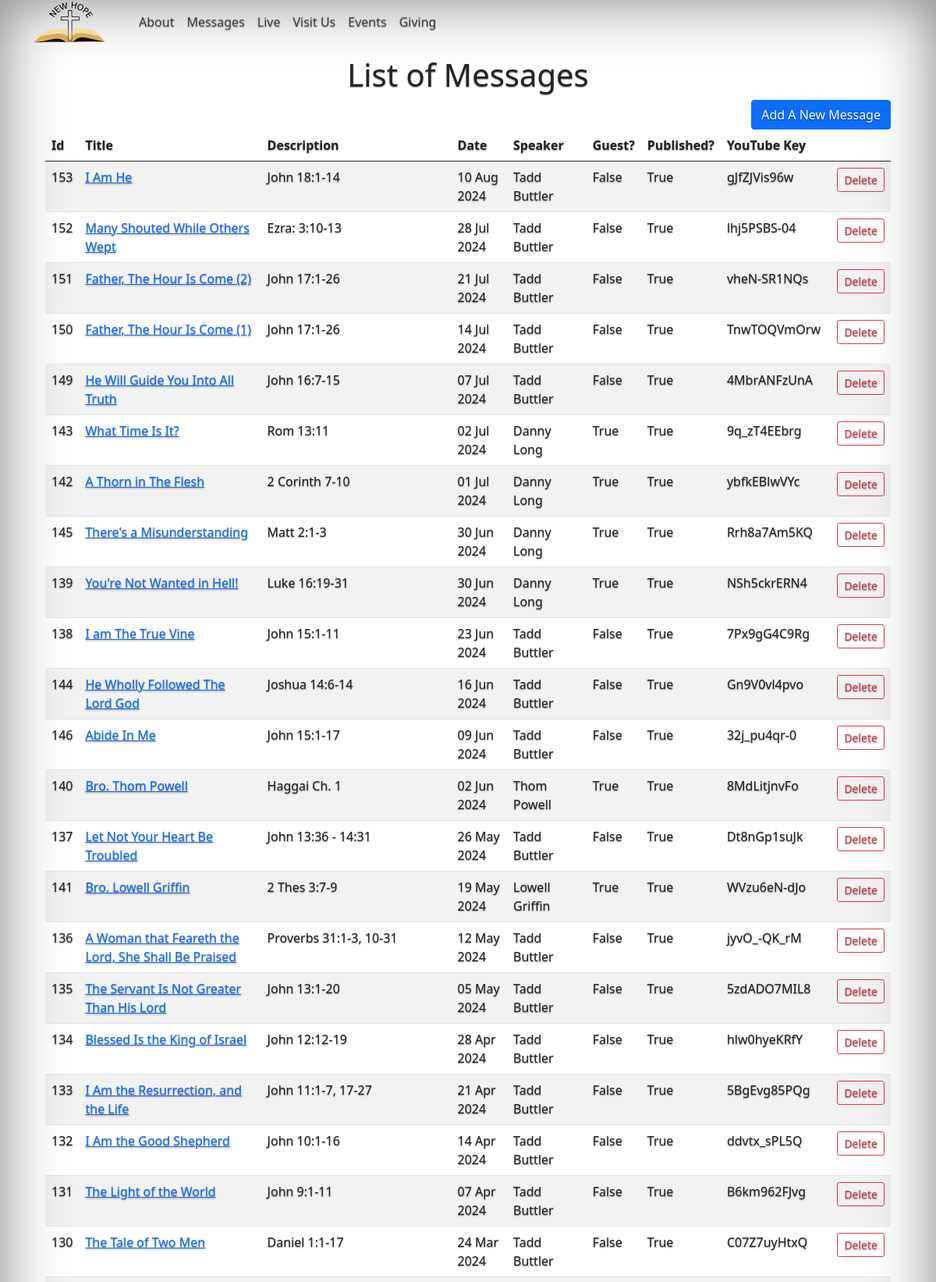
The app's page /list-messages (upper part) with its own data.
### app/models.py (models this page shows, shortened)
class VideoMessage(db.Model):
    id = db.Column(db.Integer, primary_key=True)
    title = db.Column(db.String(128))
    description = db.Column(db.String(256))
    timestamp = db.Column(db.DateTime, index=True, default=datetime.utcnow)
    youtube_id = db.Column(db.String(256), unique=True)
    speaker_id = db.Column(db.Integer, db.ForeignKey('speaker.id'))
    is_published = db.Column(db.Boolean)

### app/routes.py (the view)
@app.route('/list-messages', methods=['GET'])
def list_messages():
    pageModel.messages = GetMessages()
    return render_template('list_messages.html', model = pageModel)

### app/routes.py (called while the page is built)
def MapMessage(sequence: int, message: VideoMessage, image: Image) -> Message:
    result = Message(message.id)
    result.title = message.title
    result.timestamp = message.timestamp
    result.description = message.description
    result.youtube_id = message.youtube_id
    result.speaker_id = message.speaker_id
    result.speaker = f'{message.speaker.first_name} {message.speaker.last_name}'
    result.speaker_is_guest = message.speaker.is_guest
    result.speaker_icon_file_name = message.speaker.icon_file_name
    result.is_published = message.is_published
    result.sequence = sequence
    if bool(image):
        result.image_file = image.filename
        result.image_description = image.description
    return result

def GetMessages(count: int = 0, includeImages: bool = False):
    messages = []
    imageList = []
    if bool(count):
        messageList = VideoMessage.query.order_by(VideoMessage.timestamp.desc()).limit(count).all()
    else:
        messageList = VideoMessage.query.order_by(VideoMessage.timestamp.desc()).all()
    if includeImages:
        imageList = GetImages()
    index = 0
    numOfImages = len(imageList)
    app.logger.info(f'{len(messageList)} video message were retrieved to display.')
    for message in messageList:
        messages.append(MapMessage(
            index,
            message,
            None if index >= numOfImages else imageList[index])) # Add a default image?
        index = index + 1
    return messages

### app/templates/list_messages.html (shortened to what this page needs)
{% extends "base.html" %}
{% block content %}
<div class="row p-3 rounded">
    <div class="col-12">
        <h1 style="text-align: center;">List of Messages</h1>
        <div style="text-align: right;"><a href="{{ url_for('add_message')}}" class="btn btn-primary">Add A New Message</a></div>
        <div class="table-responsive">
        <table id="message-table" class="table table-striped table-hover">
            <thead>
                <th>Id</th>
                <th>Title</th>
                <th>Description</th>
                <th>Date</th>
                <th>Speaker</th>
                <th>Guest?</th>
                <th>Published?</th>
                <th>YouTube Key</th>
                <th></th>
            </thead>
            <tbody>
                {% for message in model.messages %}
                <tr>
                <td>{{ message.id }}</td>
                <td><a href="{{ url_for('update_message', id=message.id) }}">{{ message.title }}</a></td>
                <td>{{ message.description }}</td>
                <td>{{ message.timestamp.strftime('%d %b %Y') }}</td>
                <td>{{ message.speaker }}</td>
                <td>{{ message.speaker_is_guest }}</td>
                <td>{{ message.is_published }}</td>
                <td>{{ message.youtube_id }}</td>
                <td><a href="#" data-url="{{ url_for('delete_message', id=message.youtube_id) }}" data-title="{{ message.title }}" data-date="{{ message.timestamp.strftime('%d %b %Y') }}" class="btn btn-outline-danger btn-sm msg-delete" data-bs-toggle="modal" data-bs-target="#staticBackdrop">Delete</a></td>
                </tr>
                {% endfor %}
            </tbody>
        </table>
        </div>
    </div>
</div>
{% endblock %}

### records on screen
VideoMessage: title "I Am He", description "John 18:1-14", timestamp "10 Aug 2024", youtube_id "gJfZJVis96w"
VideoMessage: title "Many Shouted While Others Wept", description "Ezra: 3:10-13", timestamp "28 Jul 2024", youtube_id "lhj5PSBS-04"
VideoMessage: title "Father, The Hour Is Come (2)", description "John 17:1-26", timestamp "21 Jul 2024", youtube_id "vheN-SR1NQs"
VideoMessage: title "Father, The Hour Is Come (1)", description "John 17:1-26", timestamp "14 Jul 2024", youtube_id "TnwTOQVmOrw"
VideoMessage: title "He Will Guide You Into All Truth", description "John 16:7-15", timestamp "07 Jul 2024", youtube_id "4MbrANFzUnA"
VideoMessage: title "What Time Is It?", description "Rom 13:11", timestamp "02 Jul 2024", youtube_id "9q_zT4EEbrg"
VideoMessage: title "A Thorn in The Flesh", description "2 Corinth 7-10", timestamp "01 Jul 2024", youtube_id "ybfkEBlwVYc"
VideoMessage: title "There's a Misunderstanding", description "Matt 2:1-3", timestamp "30 Jun 2024", youtube_id "Rrh8a7Am5KQ"
VideoMessage: title "You're Not Wanted in Hell!", description "Luke 16:19-31", timestamp "30 Jun 2024", youtube_id "NSh5ckrERN4"
VideoMessage: title "I am The True Vine", description "John 15:1-11", timestamp "23 Jun 2024", youtube_id "7Px9gG4C9Rg"
VideoMessage: title "He Wholly Followed The Lord God", description "Joshua 14:6-14", timestamp "16 Jun 2024", youtube_id "Gn9V0vl4pvo"
VideoMessage: title "Abide In Me", description "John 15:1-17", timestamp "09 Jun 2024", youtube_id "32j_pu4qr-0"
VideoMessage: id "140", title "Bro. Thom Powell", description "Haggai Ch. 1", timestamp "02 Jun 2024", speaker "Thom Powell", speaker_is_guest "True", is_published "True", youtube_id "8MdLitjnvFo"
VideoMessage: title "Let Not Your Heart Be Troubled", description "John 13:36 - 14:31", timestamp "26 May 2024", youtube_id "Dt8nGp1suJk"
VideoMessage: id "141", title "Bro. Lowell Griffin", description "2 Thes 3:7-9", timestamp "19 May 2024", speaker "Lowell Griffin", speaker_is_guest "True", is_published "True", youtube_id "WVzu6eN-dJo"
VideoMessage: title "A Woman that Feareth the Lord, She Shall Be Praised", description "Proverbs 31:1-3, 10-31", timestamp "12 May 2024", youtube_id "jyvO_-QK_rM"
VideoMessage: title "The Servant Is Not Greater Than His Lord", description "John 13:1-20", timestamp "05 May 2024", youtube_id "5zdADO7MIL8"
VideoMessage: title "Blessed Is the King of Israel", description "John 12:12-19", timestamp "28 Apr 2024", youtube_id "hlw0hyeKRfY"
VideoMessage: title "I Am the Resurrection, and the Life", description "John 11:1-7, 17-27", timestamp "21 Apr 2024", youtube_id "5BgEvg85PQg"
VideoMessage: title "I Am the Good Shepherd", description "John 10:1-16", timestamp "14 Apr 2024", youtube_id "ddvtx_sPL5Q"
VideoMessage: title "The Light of the World", description "John 9:1-11", timestamp "07 Apr 2024", youtube_id "B6km962FJvg"
VideoMessage: title "The Tale of Two Men", description "Daniel 1:1-17", timestamp "24 Mar 2024", youtube_id "C07Z7uyHtxQ"

### other values on screen
{{ message.id }} "153" "152" "151" "150" "149" "143" "142" "145" "139" "138" "144" "146" "137" "136" "135" "134" "133" "132" "131" "130"
{{ message.speaker }} "Tadd Buttler" "Tadd Buttler" "Tadd Buttler" "Tadd Buttler" "Tadd Buttler" "Danny Long" "Danny Long" "Danny Long" "Danny Long" "Tadd Buttler" "Tadd Buttler" "Tadd Buttler" "Tadd Buttler" "Tadd Buttler" "Tadd Buttler" "Tadd Buttler" "Tadd Buttler" "Tadd Buttler" "Tadd Buttler" "Tadd Buttler"
{{ message.speaker_is_guest }} "False" "False" "False" "False" "False" "True" "True" "True" "True" "False" "False" "False" "False" "False" "False" "False" "False" "False" "False" "False"
{{ message.is_published }} "True" "True" "True" "True" "True" "True" "True" "True" "True" "True" "True" "True" "True" "True" "True" "True" "True" "True" "True" "True"
